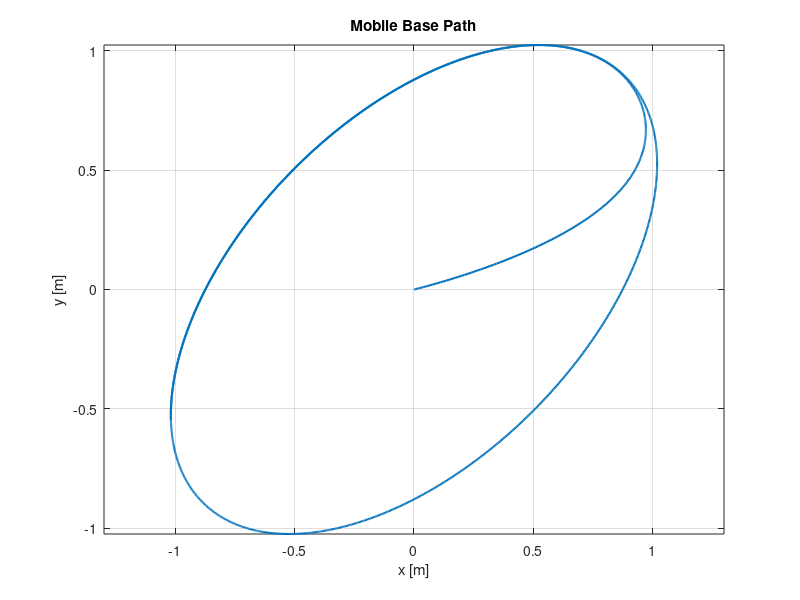
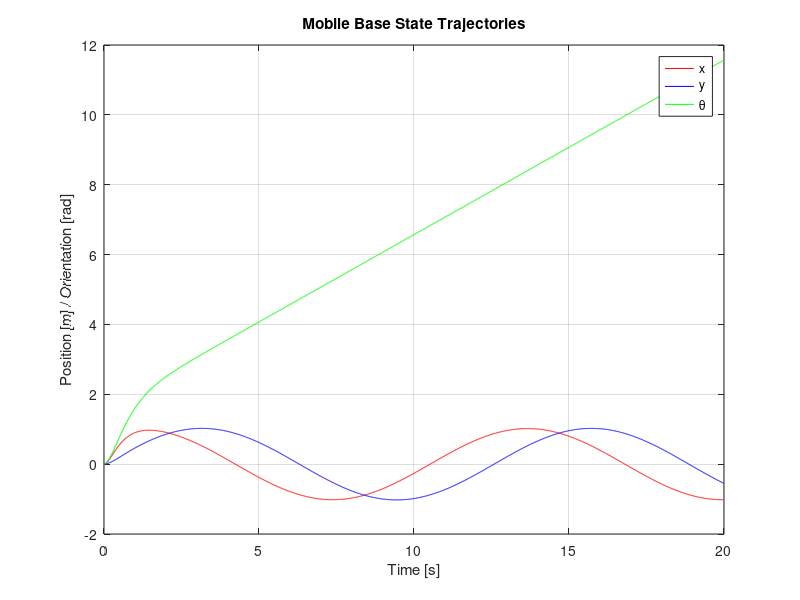
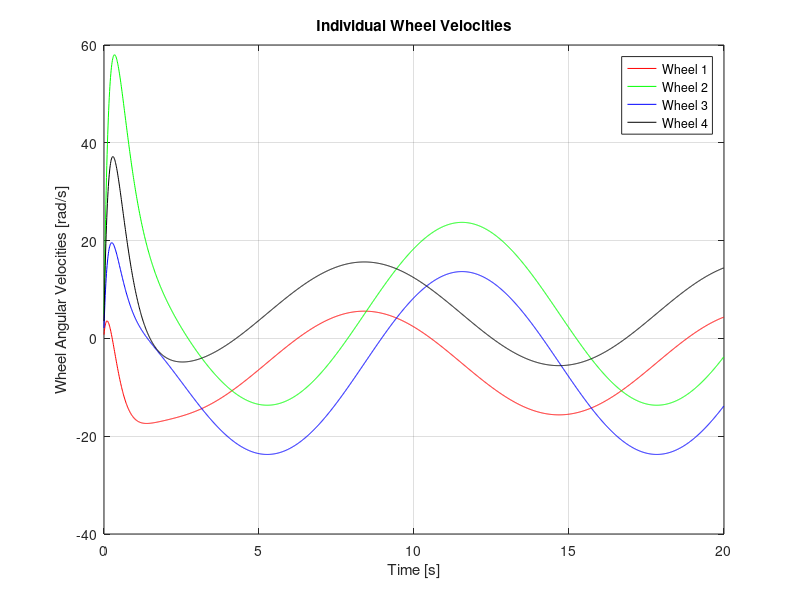
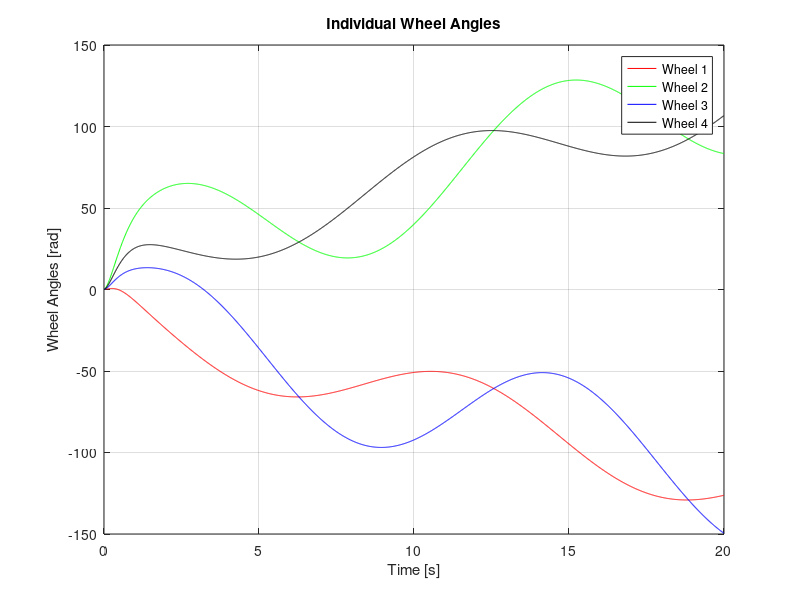

MATLAB code for these plots, in order:
clc; clear;

%% Physical Constants
m = 20;                  % Mass of the base in kg
Iz = 0.744;              % Moment of inertia in kg.m^2
r = 0.0475;              % Wheel radius in meters
l = 0.29;                % Half-length of base
w = 0.188;               % Half-width of base
lw = l + w;              % Sum for Jacobian term

%% Inertia Matrix (Mb)
Mb = diag([m, m, Iz]);

%% Jacobian Matrix (Jb) for Mecanum wheels
Jb = (1/r) * [
     1, -1, -lw;
     1,  1,  lw;
     1,  1, -lw;
     1, -1,  lw
];

%% Compute B matrix
B2 = inv(Mb) * Jb';       % 3x4 matrix

%% State-space matrices
% State vector: x = [x; y; theta; vx; vy; omega_z]
A = [zeros(3), eye(3);
     zeros(3), zeros(3)];

B = [zeros(3,4);
     B2];

C = eye(6);               % Full-state output
D = zeros(6,4);

%% Define desired poles for controller and observer
controller_poles = [-2, -2.5, -3, -3.5, -4, -4.5];   % Stable, fast
observer_poles = controller_poles * 5;              % Faster than controller

%% Design Gain Matrix K (Pole Placement)
K = place(A, B, controller_poles);

%% Design Observer Gain Matrix L
L = place(A', C', observer_poles)';

%% Initial Conditions
x_true = zeros(6,1);          % True initial state
x_hat = zeros(6,1);           % Estimated state

dt = 0.01;
T = 20;                      % Longer to see the circle
steps = T/dt;

log = zeros(steps, 6);        % Log for true states
wheel_vel_log = zeros(steps, 4);  % Log for wheel velocities
wheel_angle_log = zeros(steps, 4); % Log for wheel angles (integrated)

% Initialize wheel angles to zero
wheel_angles = zeros(4,1);

%% Circular Path Parameters
R = 1;               % radius (meters)
omega = 0.5;           % angular velocity (rad/s)

%% Simulation Loop
for k = 1:steps
    t = (k-1)*dt;
    
    % Desired reference moves on a circle with tangent orientation
    x_ref_pos = [R*cos(omega*t); R*sin(omega*t)];
    theta_ref = omega*t + pi/2;   % orientation tangent to circle

    % Desired state vector: [x; y; theta; vx; vy; omega_z]
    % For reference velocity, differentiate position and orientation:
    vx_ref = R*omega*sin(omega*t);
    vy_ref = R*omega*cos(omega*t);
    omega_z_ref = omega;

    x_ref = [x_ref_pos; theta_ref; vx_ref; vy_ref; omega_z_ref];

    % Control input based on estimated state
    u = -K * (x_hat - x_ref);
    
    % System dynamics
    x_dot = A * x_true + B * u;
    x_true = x_true + x_dot * dt;

    % Output (fully measured here)
    y = C * x_true;
    
    % Observer update
    y_hat = C * x_hat;
    x_hat_dot = A * x_hat + B * u + L * (y - y_hat);
    x_hat = x_hat + x_hat_dot * dt;

    % Compute wheel velocities
    v_body = x_true(4:6);                % [vx; vy; omega_z]
    wheel_vel = Jb * v_body;             % 4x1 vector
    wheel_vel_log(k,:) = wheel_vel';

    % Integrate wheel velocities to get wheel angles
    wheel_angles = wheel_angles + wheel_vel * dt;
    wheel_angle_log(k,:) = wheel_angles';

    % Log data
    log(k,:) = x_true';
end

%% Plot Results
t_vec = 0:dt:T-dt;
figure;
set(gcf, 'Color', 'w');
plot(log(:,1), log(:,2), 'LineWidth',1.5);
xlabel('x [m]');
ylabel('y [m]');
title('Mobile Base Path');
axis equal;
grid on;

figure;
set(gcf, 'Color', 'w');
plot(t_vec, log(:,1), 'r', t_vec, log(:,2), 'b', t_vec, log(:,3), 'g');
xlabel('Time [s]');
ylabel('Position [m] / Orientation [rad]');
legend('x', 'y', '\theta');
title('Mobile Base State Trajectories');
grid on;

figure;
set(gcf, 'Color', 'w');
plot(t_vec, wheel_vel_log(:,1), 'r', t_vec, wheel_vel_log(:,2), 'g', ...
     t_vec, wheel_vel_log(:,3), 'b', t_vec, wheel_vel_log(:,4), 'k');
xlabel('Time [s]');
ylabel('Wheel Angular Velocities [rad/s]');
legend('Wheel 1', 'Wheel 2', 'Wheel 3', 'Wheel 4');
title('Individual Wheel Velocities');
grid on;

figure;
set(gcf, 'Color', 'w');
plot(t_vec, wheel_angle_log(:,1), 'r', t_vec, wheel_angle_log(:,2), 'g', ...
     t_vec, wheel_angle_log(:,3), 'b', t_vec, wheel_angle_log(:,4), 'k');
xlabel('Time [s]');
ylabel('Wheel Angles [rad]');
legend('Wheel 1', 'Wheel 2', 'Wheel 3', 'Wheel 4');
title('Individual Wheel Angles');
grid on;

%% Prepare data to write
data_to_write = zeros(steps, 13);

% x, y, phi
data_to_write(:,1) = log(:,3);
data_to_write(:,2) = log(:,1);
data_to_write(:,3) = log(:,2);

% columns 4 to 8 are zeros already

% wheel angles w1,w2,w3,w4 (not velocities)
data_to_write(:,9:12) = wheel_angle_log;

% column 13 zero

%% Write CSV file
csvwrite('mobile_base_data.csv', data_to_write);

disp('CSV file "mobile_base_data.csv" saved.');